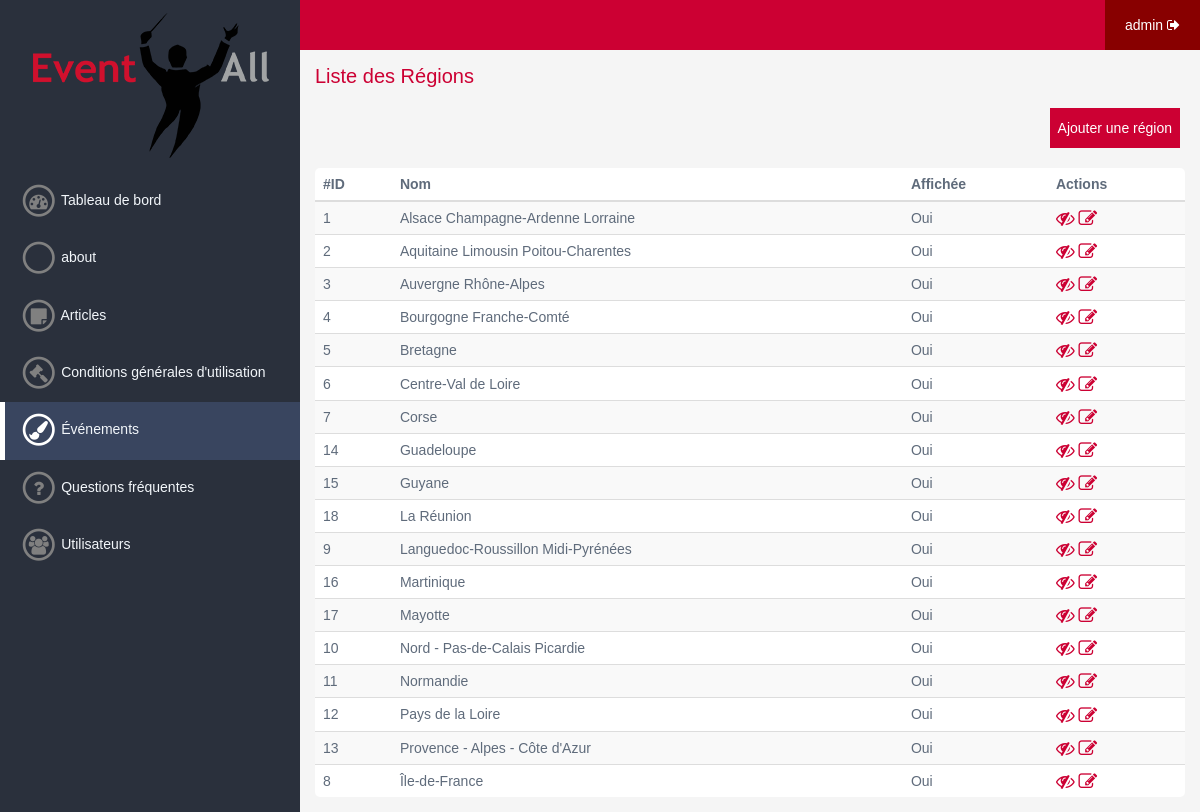
Page /admin/events/regions (signed in) on the committed database.
### tables this page shows
CREATE TABLE IF NOT EXISTS `regions` (
  `id` int(11) NOT NULL AUTO_INCREMENT,
  `nom` varchar(255) NOT NULL,
  `afficher` int(11) NOT NULL DEFAULT '1',
  PRIMARY KEY (`id`)
);

### system/Controller.php (called while the page is built, shortened)
<?php
abstract class Controller {
	protected $view;
	protected $default_module;
	public final function execute($module = '', $params = array()) {
		 if(method_exists($this, $module)) {
			 return $this->$module($params);
		 }
	}
	public final function render() {
		$route  = Route::getRoute();
		$params = $route['params'];
		$module = (isset($params[0]) && method_exists($this, $params[0])) ? $params[0] : $this->default_module;
		if (isset($params[0]) && $params[0] == $module) {
			array_shift($params);
		}
		$model = $this->execute($module, $params);
		$render = $this->view->render($module, $model);
		$title = $this->view->getGlobalVar('title');
		$css   = $this->view->getGlobalVar('css');
		$js    = $this->view->getGlobalVar('js');
		return array(
			'title' => $title,
			'css'   => $css,
			'js'    => $js,
			'tpl'   => $render
		);
	}
	public function setModel($model) {
		$this->model = $model;
	}
	public function setView($view) {
		$this->view = $view;
	}
}
?>

### system/Main.php (called while the page is built, shortened)
<?php
class Main {
	private $is404 = false;
	public function __construct() {
		$this->exec();
	}
	private function route() {
		$error = false;
		$this->is404 = $error;
	}
	private function exec() {
		$route = Route::getRoute();
		$admin = $route['admin'] == 1;
		$app = !empty($route['app']) ? $route['app'] : ($admin ? Config::get('config.defaultadminapp') : Config::get('config.defaultapp'));
		if ($admin) {
			$app_dir   = APPS_DIR.$app.DS.'admin'.DS;
			$app_name_clear = str_replace(' ', '', ucwords(preg_replace('#[^a-zA-Z]+#', ' ', $app)));
			$app_class = $app_name_clear.'AdminController';
		} else {
			$app_dir   = APPS_DIR.$app.DS;
			$app_name_clear = str_replace(' ', '', ucwords(preg_replace('#[^a-zA-Z]+#', ' ', $app)));
			$app_class = $app_name_clear.'Controller';
		}
		if (is_dir($app_dir) && file_exists($app_dir.'controller.php') && !$this->is404) {
			if (class_exists($app_class) && get_parent_class($app_class) == 'Controller') {
				$controller = new $app_class();
				if (file_exists($app_dir.'model.php')) {
					$model_class = str_replace('Controller', 'Model', $app_class);
					if (class_exists($model_class)) {
						$controller->setModel(new $model_class());
					}
				}
				if (file_exists($app_dir.'view.php')) {
					$view_class = str_replace('Controller', 'View', $app_class);
					if (class_exists($view_class) && get_parent_class($view_class) == 'View') {
						$controller->setView(new $view_class());
					}
				}
			}
		}
		$app_rendered = $controller->render();
	}
}
?>

### index.php (called while the page is built, shortened)
<?php
require_once SYS_DIR.'System.php';
require_once SYS_DIR.'Config.php';
require_once SYS_DIR.'Main.php';
$eua = new Main();
?>

### system/Config.php (called while the page is built, shortened)
<?php
class Config {
	private static $configs = array();
	public static function get($path, $default = null) {
		$result = $default;
		if ($nodes = explode('.', $path)) {
			$config = &self::$configs;
			$path_count = count($nodes) - 1;
			for ($i = 0; $i < $path_count; $i++) {
				if (isset($config[$nodes[$i]])) {
					$config = &$config[$nodes[$i]];
				} else {
					break;
				}
			}
			if (isset($config[$nodes[$i]])) {
				$result = $config[$nodes[$i]];
			}
		}
		return $result;
	}
	public static function load($field, $file, $type = '') {
		switch(strtolower($type)) {
			case 'php':
				if (isset(${$field})) {
					self::$configs[$field] = ${$field};
				}
				break;
		}
		return true;
	}
}
?>

### system/config/config.php (called while the page is built)
<?php
$config = array(
  'base'            => 'http://localhost/Event-You-All',
  'defaultapp'      => 'events',
  'defaultadminapp' => 'board',
  'site_title'      => 'Event-You-All',
  'email'           => 'contact@event-you-all.fr'
);
?>

### apps/events/model.php (called while the page is built, shortened)
<?php
class EventsModel {
  public function __construct() {
    $this->db = System::getDb();
  }
}
?>

### system/System.php (called while the page is built, shortened)
<?php
class System {
	private static $dbInstance;
	public static function getDB() {
		if (!is_object(self::$dbInstance)) {
			$server   = Config::get('database.server');
			$dbname   = Config::get('database.dbname');
			$dsn      = 'mysql:dbname='.$dbname.';host='.$server;
			$user     = Config::get('database.user');
			$password = Config::get('database.pw');
			self::$dbInstance = new PDO($dsn, $user, $password);
			self::$dbInstance->query("SET NAMES 'utf8'");
			self::$dbInstance->setAttribute(PDO::ATTR_ERRMODE, PDO::ERRMODE_WARNING);
		}
		return self::$dbInstance;
	}
}
?>

### apps/events/admin/model.php (called while the page is built, shortened)
<?php
class EventsAdminModel extends EventsModel {
    public function getAllRegions($from = 0, $number = 9999999) {
    $prep = $this->db->prepare('SELECT * FROM regions ORDER BY nom LIMIT :from, :number');
    $prep->bindParam(':from', $from, PDO::PARAM_INT);
    $prep->bindParam(':number', $number, PDO::PARAM_INT);
    $prep->execute();
    $themes = $prep->fetchAll(PDO::FETCH_ASSOC);
    return $themes;
  }
}
?>

### apps/events/admin/controller.php (called while the page is built, shortened)
<?php
class EventsAdminController extends Controller {
  public function regions(array $params) {
    $themes = $this->model->getAllRegions();
    return $themes;
  }
}
?>

### apps/events/admin/views/region.php (the view, shortened to what this page needs)
<h1 class="app-title">Liste des Régions</h1>
<div class="app-actions">
  <a href="<?php echo Config::get('config.base'); ?>/admin/events/addregion">Ajouter une région</a>
</div>
<table class="table">
  <thead>
    <tr>
      <th>#ID</th>
      <th>Nom</th>
      <th>Affichée</th>
      <th>Actions</th>
    </tr>
  </thead>
  <tbody>
    <?php foreach ($model as $value) { ?>
    <tr>
      <td>
        <?php echo $value['id'];?>
      </td>
      <td>
        <?php echo $value['nom'];?>
      </td>
      <td>
        <?php echo ($value['afficher'] == 1) ? 'Oui' : 'Non'; ?>
      </td>
      <td>
        <?php if ($value['afficher'] == 1) { ?>
        <a href="<?php echo Config::get('config.base'); ?>/admin/events/hideregion/<?php echo $value['id']; ?>" title="Masquer la région"><i class="fa fa-eye-slash fa-lg"></i></a>
        <?php } else { ?>
        <a href="<?php echo Config::get('config.base'); ?>/admin/events/showregion/<?php echo $value['id']; ?>" title="Afficher la région"><i class="fa fa-eye fa-lg"></i></a>
        <?php } ?>
        <a href="<?php echo Config::get('config.base'); ?>/admin/events/modifregion/<?php echo $value['id']; ?>" title="Modifier la Région"><i class="fa fa-edit fa-lg"></i></a>
      </td>
    </tr>
    <?php
    }
    ?>
  </tbody>
</table>

### rows in the picture
regions: id "1", nom "Alsace Champagne-Ardenne Lorraine", afficher "Oui"
regions: id "2", nom "Aquitaine Limousin Poitou-Charentes", afficher "Oui"
regions: id "3", nom "Auvergne Rhône-Alpes", afficher "Oui"
regions: id "4", nom "Bourgogne Franche-Comté", afficher "Oui"
regions: id "5", nom "Bretagne", afficher "Oui"
regions: id "6", nom "Centre-Val de Loire", afficher "Oui"
regions: id "7", nom "Corse", afficher "Oui"
regions: id "14", nom "Guadeloupe", afficher "Oui"
regions: id "15", nom "Guyane", afficher "Oui"
regions: id "18", nom "La Réunion", afficher "Oui"
regions: id "9", nom "Languedoc-Roussillon Midi-Pyrénées", afficher "Oui"
regions: id "16", nom "Martinique", afficher "Oui"
regions: id "17", nom "Mayotte", afficher "Oui"
regions: id "10", nom "Nord - Pas-de-Calais Picardie", afficher "Oui"
regions: id "11", nom "Normandie", afficher "Oui"
regions: id "12", nom "Pays de la Loire", afficher "Oui"
regions: id "13", nom "Provence - Alpes - Côte d'Azur", afficher "Oui"
regions: id "8", nom "Île-de-France", afficher "Oui"

### other values in the picture
$admin_app['name'] "about"
$admin_app['name'] "Articles"
$admin_app['name'] "Conditions générales d'utilisation"
$admin_app['name'] "Événements"
$admin_app['name'] "Questions fréquentes"
$admin_app['name'] "Utilisateurs"
$_SESSION['nickname'] "admin"
